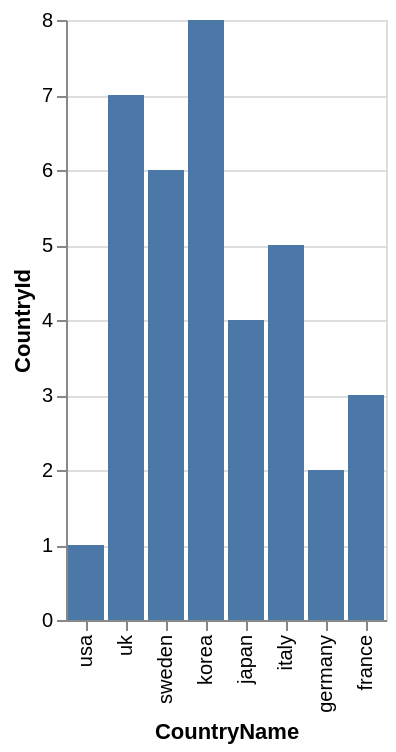

The specification (Vega-Lite) saved for this image:
### Vega-Lite specification from a JSON file in a GitHub repository (floating-point values rounded to 4 significant figures)
{"data": {"values": [{"x_data": "usa", "y_data": 1}, {"x_data": "germany", "y_data": 2}, {"x_data": "france", "y_data": 3}, {"x_data": "japan", "y_data": 4}, {"x_data": "italy", "y_data": 5}, {"x_data": "sweden", "y_data": 6}, {"x_data": "uk", "y_data": 7}, {"x_data": "korea", "y_data": 8}]}, "mark": "bar", "encoding": {"x": {"field": "x_data", "type": "nominal", "title": "CountryName", "sort": "descending"}, "y": {"field": "y_data", "type": "quantitative", "title": "CountryId"}}}
